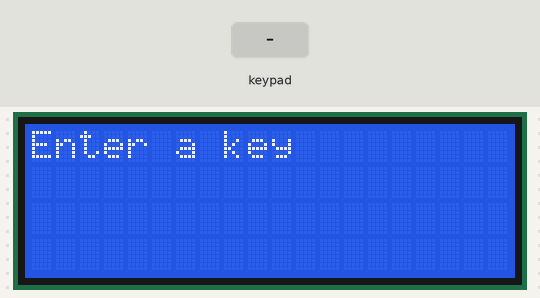
A sketch run on a simulated Arduino Uno, built with avr-gcc and run on an emulated ATmega328P. Parts: 20×4 character LCD. The test bench sets the inputs (shaded band).

Above: at 1.2 s.
1.3 s: keypad keys 3 4 5 6 # pressed 0.4 s apart
At 3.4 s:
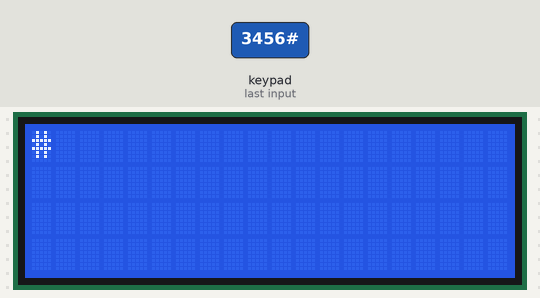
4.8 s: keypad keys 3 4 5 6 * pressed 0.4 s apart
At 7.5 s:
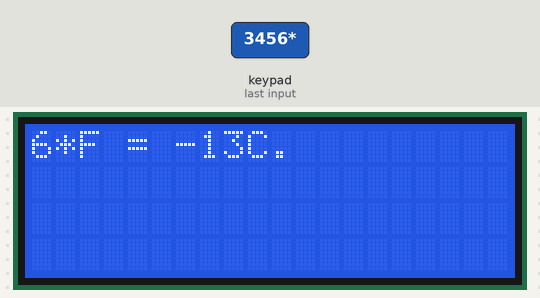
8.3 s: key '*' pressed
At 8.8 s:
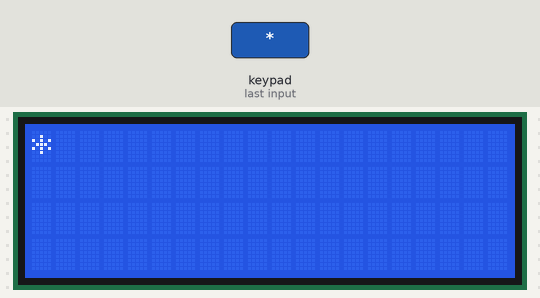
9.8 s: keypad keys 1 3 9 7 # pressed 0.4 s apart
At 12.7 s:
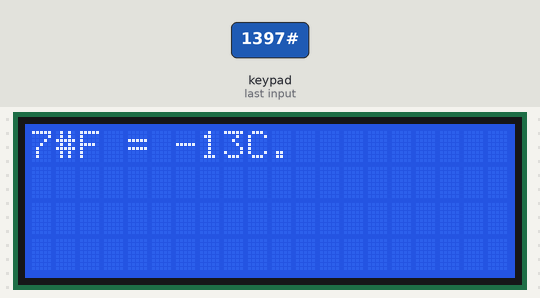
13.3 s: key '1' pressed
At 13.7 s:
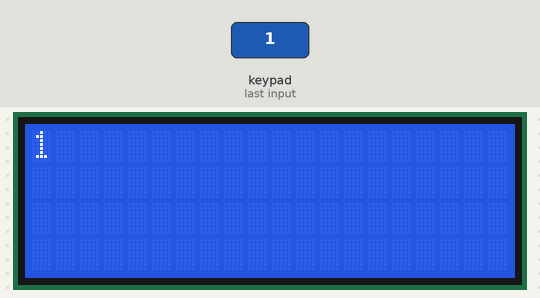
Timing chart, 0 to 15.8 s (numbered marks = the images above; inputs shaded):
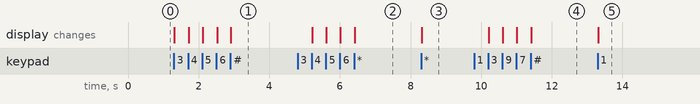

The sketch:

sketch_aug26a.ino
```cpp
#include <Wire.h>
#include <LiquidCrystal_I2C.h>
#include <Keypad.h>

const int ROW_NUM = 4; //four rows
const int COLUMN_NUM = 3; //three columns

char keys[ROW_NUM][COLUMN_NUM] = {
  {'1','2','3'},
  {'4','5','6'},
  {'7','8','9'},
  {'*','0','#'}
};

byte pin_rows[ROW_NUM] = {3, 4, 5, 6}; //connect to the row pinouts of the keypad
byte pin_column[COLUMN_NUM] = {0, 1, 2}; //connect to the column pinouts of the keypad


Keypad keypad = Keypad( makeKeymap(keys), pin_rows, pin_column, ROW_NUM, COLUMN_NUM );

class WirePrinter
{
  public:
  WirePrinter() : lcd(0x27,20,4)
  {

  }
  void init()
  {
    Wire.begin();
    Wire.beginTransmission(0x27);
    byte error;
    error = Wire.endTransmission();
    if(error != 0) {                               // If your device is 0x3F
      lcd = LiquidCrystal_I2C(0x3F,20,4);
    }
    lcd.init();
    lcd.backlight();
    lcd.setCursor(0,0);
  }
  void print(const char str[])
  {
    lcd.clear();
    lcd.setCursor(0,0);
    lcd.print(str);
  }
  private:
  LiquidCrystal_I2C lcd;
};


WirePrinter printer;

void setup()
{
  printer.init();
  printer.print("Enter a key");
}

int i = 0;
char buf[20];
char buf2[20];

void loop()
{
  char key = keypad.getKey();

  if (key)
  {
    buf[i] = key;
    buf[i+1] = '\0';
    if (i == 1)
    {
      char * pEnd;
      int tmpNum = strtol(buf, &pEnd, 10);
      if (pEnd != buf)
      {
        int celsius = 5.0/9.0 * static_cast<double>(tmpNum-32) + 0.5;
        itoa(celsius, buf2, 10);
        strcat(buf, "F = ");
        strcat(buf, buf2);
        strcat(buf, "C.");
        printer.print(buf);
        buf[0] = '\0';
        buf2[0] = '\0';
      }
    } else
    {
      printer.print(buf);
    }
    i = (i + 1) % 2;
  }
}
```

Measured:
- after the input at 1.3 s, the display: first changes at once (image 1 shows a later state)
- after the input at 4.8 s, the display: first changes after 0.41 s (image 2 shows a later state)
- after the input at 8.3 s, the display: changes at once (image 3)
- after the input at 9.8 s, the display: first changes after 0.41 s (image 4 shows a later state)
- after the input at 13.3 s, the display: changes at once (image 5)
